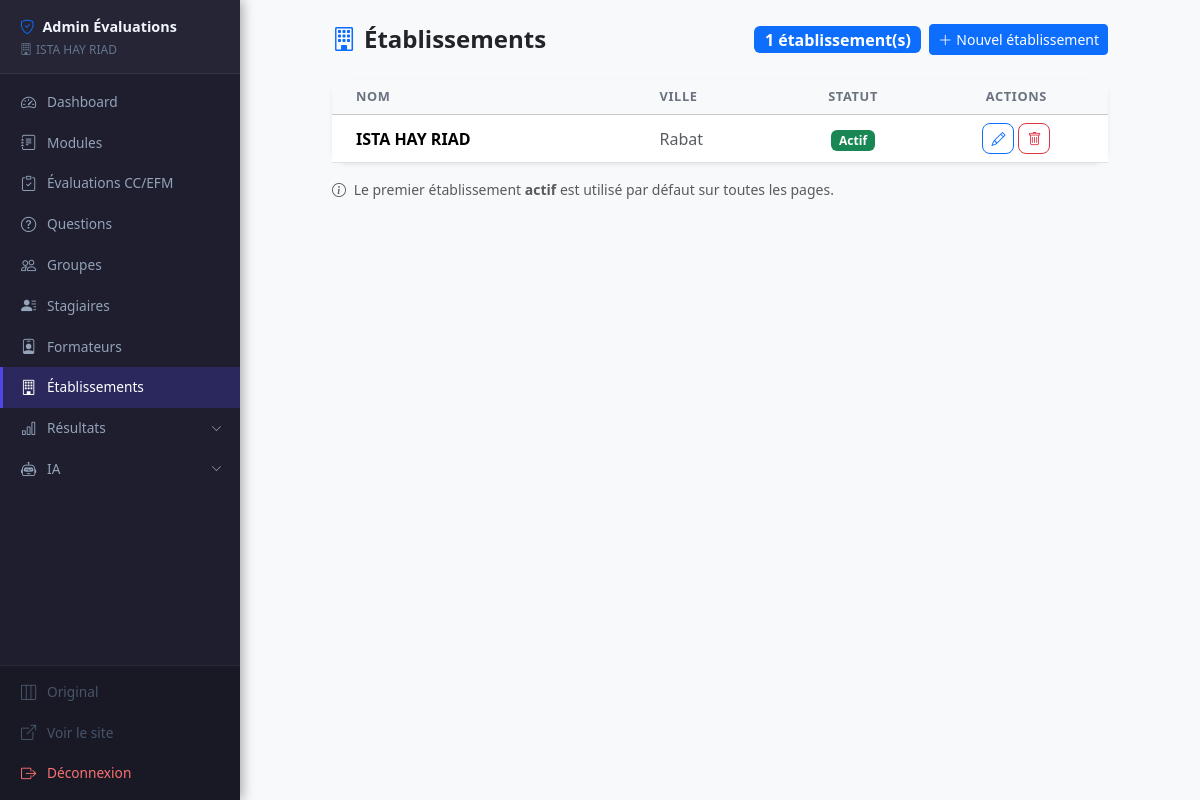
Screenshot of /admin/etablissements.php (signed in) with the database file from the repository.
### tables this page shows
CREATE TABLE `etablissements` (
  `id` int NOT NULL AUTO_INCREMENT,
  `nom` varchar(200) NOT NULL,
  `ville` varchar(100) DEFAULT '',
  `actif` tinyint(1) NOT NULL DEFAULT '1',
  `created_at` timestamp NULL DEFAULT CURRENT_TIMESTAMP,
  PRIMARY KEY (`id`)
);

### includes/functions.php (called while the page is built, shortened)
<?php
function sanitize(string $str): string {
    return htmlspecialchars(trim($str), ENT_QUOTES, 'UTF-8');
}

### admin/etablissements.php (the view, shortened to what this page needs)
<?php
require_once __DIR__ . '/../includes/functions.php';
$pdo     = getDB();
$etablissements = $pdo->query("SELECT * FROM etablissements ORDER BY nom")->fetchAll();
?>
<!DOCTYPE html>
<html lang="fr">
<head>
    <link href="https://cdn.jsdelivr.net/npm/bootstrap@5.3.2/dist/css/bootstrap.min.css" rel="stylesheet">
    <link href="https://cdn.jsdelivr.net/npm/bootstrap-icons@1.11.3/font/bootstrap-icons.min.css" rel="stylesheet">
    <link href="../assets/css/style.css" rel="stylesheet">
</head>
<body class="bg-light">
<?php include __DIR__ . '/partials/navbar.php'; ?>
<div class="container py-4" style="max-width:800px">
    <div class="d-flex align-items-center justify-content-between mb-4">
        <h2 class="h4 fw-bold mb-0">
            <i class="bi bi-building me-2 text-primary"></i>Établissements
        </h2>
        <div class="d-flex gap-2 align-items-center">
            <span class="badge bg-primary fs-6"><?= count($etablissements) ?> établissement(s)</span>
            <button class="btn btn-primary btn-sm" data-bs-toggle="modal" data-bs-target="#modalAjout">
                <i class="bi bi-plus-lg me-1"></i>Nouvel établissement
            </button>
        </div>
    </div>
    <div class="card border-0 shadow-sm rounded-4">
        <div class="table-responsive">
            <table class="table table-hover align-middle mb-0">
                <thead class="table-light">
                    <tr>
                        <th class="ps-4">Nom</th>
                        <th>Ville</th>
                        <th class="text-center">Statut</th>
                        <th class="text-center">Actions</th>
                    </tr>
                </thead>
                <tbody>
                <?php foreach ($etablissements as $e): ?>
                    <tr>
                        <td class="ps-4 fw-semibold"><?= sanitize($e['nom']) ?></td>
                        <td class="text-muted"><?= sanitize($e['ville']) ?></td>
                        <td class="text-center">
                            <form method="POST" class="d-inline">
                                <button type="submit" class="badge border-0 <?= $e['actif'] ? 'bg-success' : 'bg-secondary' ?>" title="Cliquer pour changer">
                                    <?= $e['actif'] ? 'Actif' : 'Inactif' ?>
                                </button>
                            </form>
                        </td>
                        <td class="text-center">
                            <div class="d-flex gap-1 justify-content-center">
                                <button class="btn btn-sm btn-outline-primary rounded-3 btn-modifier"
                                        data-id="<?= $e['id'] ?>"
                                        data-nom="<?= sanitize($e['nom']) ?>"
                                        data-ville="<?= sanitize($e['ville']) ?>"
                                        title="Modifier">
                                    <i class="bi bi-pencil"></i>
                                </button>
                                <button class="btn btn-sm btn-outline-danger rounded-3 btn-supprimer"
                                        data-id="<?= $e['id'] ?>"
                                        data-nom="<?= sanitize($e['nom']) ?>"
                                        title="Supprimer">
                                    <i class="bi bi-trash"></i>
                                </button>
                            </div>
                        </td>
                    </tr>
                <?php endforeach; ?>
                </tbody>
            </table>
        </div>
    </div>
    <p class="text-muted small mt-3">
        <i class="bi bi-info-circle me-1"></i>
        Le premier établissement <strong>actif</strong> est utilisé par défaut sur toutes les pages.
    </p>
</div>
</body>
</html>

### assets/css/style.css (style rules this page uses)
:root { --primary: #4f46e5; --primary-dk: #3730a3; --success: #16a34a; --danger: #dc2626; --warning: #d97706; --radius: 12px; }
body { font-family: 'Segoe UI', system-ui, -apple-system, sans-serif; }
.card { transition: box-shadow 0.2s; }
:root { --sb-w: 240px; --sb-bg: #1e1e2e; --sb-hover: rgba(255,255,255,0.07); --sb-active: rgba(79,70,229,0.25); --sb-bar: #4f46e5; }
@media (min-width: 992px) { body { padding-left: var(--sb-w); } }
.table th { font-size: 0.8rem; text-transform: uppercase; letter-spacing: 0.05em; color: #6b7280; font-weight: 600; }
.btn { transition: all 0.15s ease; }
.table tbody tr { transition: background 0.1s; }
@media (min-width: 992px) { html { scrollbar-width: thin; scrollbar-color: rgba(0,0,0,.13) transparent; } }

### rows the page displays
etablissements: nom "ISTA HAY RIAD", ville "Rabat", actif "Actif"

### other values shown
$etab "ISTA HAY RIAD"
$item['label'] "Dashboard"
$item['label'] "Modules"
$item['label'] "Évaluations CC/EFM"
$item['label'] "Questions"
$item['label'] "Groupes"
$item['label'] "Stagiaires"
$item['label'] "Formateurs"
$item['label'] "Établissements"
$dd['label'] "Résultats"
$dd['label'] "IA"
count($etablissements) "1"
